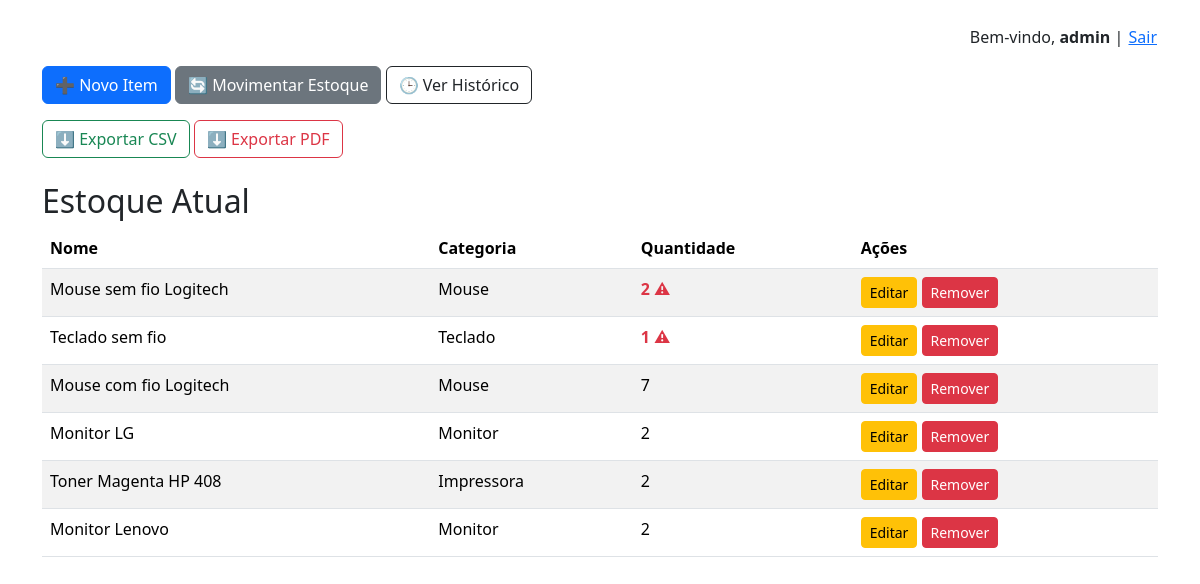
The app's page / (signed in) with its own data.
### inventario/models.py (models this page shows, shortened)
class Item(models.Model):   # Representa um item do estoque
    nome = models.CharField(max_length=100)
    categoria = models.ForeignKey(Categoria, on_delete=models.CASCADE)  # Cada item pertence a uma categoria
    quantidade = models.PositiveIntegerField(default=0)  # Quantidade atual no estoque
    estoque_minimo = models.PositiveIntegerField(default=1)  # Quantidade mínima desejada (para alertas)
    descricao = models.TextField(blank=True)  # Campo opcional para observações
    class Meta:
        unique_together = ('nome', 'categoria')  # Impede que exista mais de um item com o mesmo nome e categoria

class Categoria(models.Model):  # Categoria serve para agrupar os itens (ex: Teclado, Mouse, Toner)
    nome = models.CharField(max_length=100)
    def __str__(self):
        return self.nome  # Mostra o nome da categoria no admin e nos templates

### inventario/views.py (the view)
# urls.py: path('', views.dashboard, name='dashboard'),
@login_required
def dashboard(request):  # Exibe todos os itens na tela principal (dashboard)
    itens = Item.objects.all()
    is_admin = request.user.groups.filter(name='admin').exists()
    return render(request, 'inventario/dashboard.html', {
        'itens': itens,
        'is_admin': is_admin
    })

### inventario/templates/inventario/dashboard.html (shortened to what this page needs)
{% extends 'inventario/base.html' %}
{% block content %}
{% if is_admin %}
    <a class="btn btn-primary mb-3" href="{% url 'cadastrar_item' %}">➕ Novo Item</a>
{% endif %}
<a class="btn btn-secondary mb-3" href="{% url 'movimentar_item' %}">🔄 Movimentar Estoque</a>
<a class="btn btn-outline-dark mb-3" href="{% url 'historico' %}">🕒 Ver Histórico</a>
<div class="mb-4">
    <a class="btn btn-outline-success" href="{% url 'exportar_csv' %}">⬇ Exportar CSV</a>
    <a class="btn btn-outline-danger" href="{% url 'exportar_pdf' %}">⬇ Exportar PDF</a>
</div>
<h2>Estoque Atual</h2>
<table class="table table-striped table-hover">
    <thead>
        <tr>
            <th>Nome</th>
            <th>Categoria</th>
            <th>Quantidade</th>
            <th>Ações</th>
        </tr>
    </thead>
    <tbody>
        {% for item in itens %}
        <tr>
            <td>{{ item.nome }}</td>
            <td>{{ item.categoria }}</td>
            <td>
                {% if item.quantidade <= item.estoque_minimo %}
                    <span class="text-danger fw-bold">{{ item.quantidade }} ⚠</span>
                {% else %}
                    {{ item.quantidade }}
                {% endif %}
            </td>
            <td>
    {% if is_admin %}
        <a class="btn btn-sm btn-warning" href="{% url 'editar_item' item.pk %}">Editar</a>
        <a class="btn btn-sm btn-danger" href="{% url 'remover_item' item.pk %}">Remover</a>
    {% endif %}
</td>
        </tr>
        {% empty %}
        <tr>
            <td colspan="4">Nenhum item encontrado.</td>
        </tr>
        {% endfor %}
    </tbody>
</table>
{% endblock %}

### inventario/templates/inventario/base.html (shortened to what this page needs)
<!DOCTYPE html>
<html lang="pt-br">
<head>
    <link href="https://cdn.jsdelivr.net/npm/bootstrap@5.3.3/dist/css/bootstrap.min.css" rel="stylesheet">
</head>
<body>
    <div class="container py-4">
        {% if user.is_authenticated %}
            <div class="mb-3 text-end">
                Bem-vindo, <strong>{{ user.username }}</strong> |
                <form method="post" action="{% url 'logout' %}" style="display:inline;">
    <button type="submit" class="btn btn-link p-0 m-0 align-baseline">Sair</button>
</form>
            </div>
        {% else %}
            <div class="mb-3 text-end">
                <a href="{% url 'login' %}">Login</a> |
                <a href="{% url 'register' %}">Cadastrar</a>
            </div>
        {% endif %}
        {% block content %}{% endblock %}
    </div>
</body>
</html>

### records on screen
Item: nome "Mouse sem fio Logitech", categoria "Mouse", quantidade "2"
Item: nome "Teclado sem fio", categoria "Teclado", quantidade "1"
Item: nome "Mouse com fio Logitech", categoria "Mouse", quantidade "7"
Item: nome "Monitor LG", categoria "Monitor", quantidade "2"
Item: nome "Toner Magenta HP 408", categoria "Impressora", quantidade "2"
Item: nome "Monitor Lenovo", categoria "Monitor", quantidade "2"

### other values on screen
{{ user.username }} "admin"
